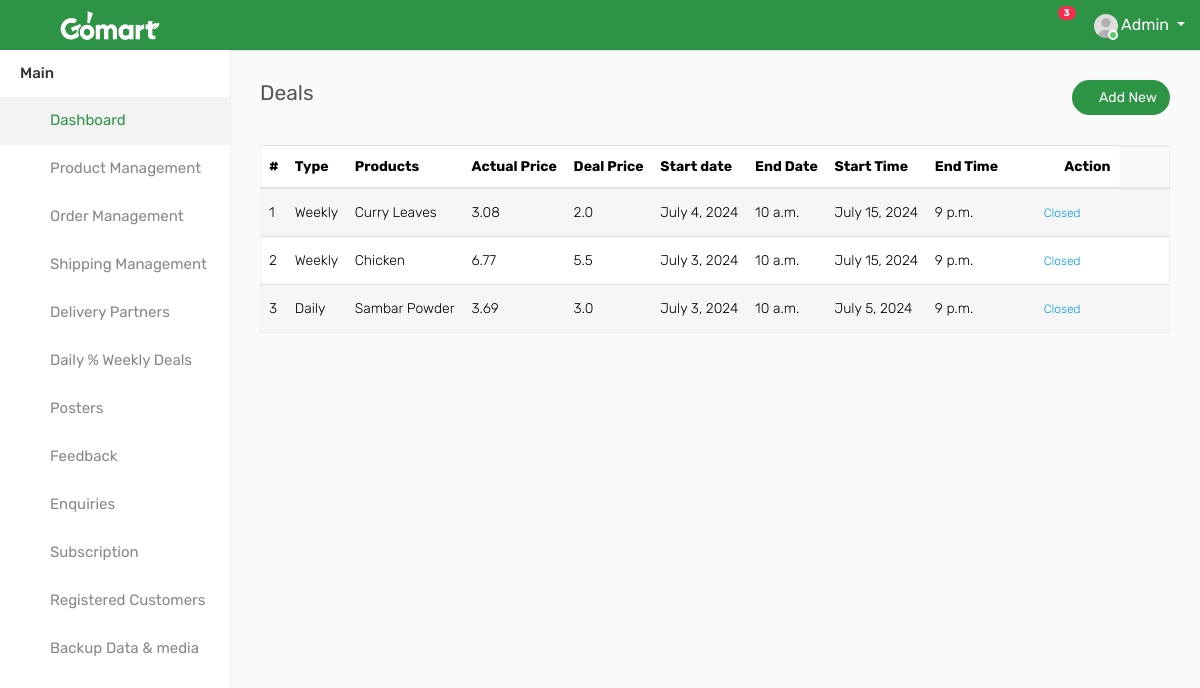
The page /deals/ (signed in) on the database its author committed.
### GoApp/models.py (models this page shows, shortened)
class tbl_Deals(models.Model):
    product=models.ForeignKey(tbl_Product,on_delete=models.CASCADE,null=True)
    deal_price=models.FloatField(null=True)
    deal_type=models.CharField(max_length=100,null=True)
    deal_start_date=models.DateField(null=True)
    deal_end_date = models.DateField(null=True)
    deal_start_time = models.TimeField(null=True)
    deal_end_time = models.TimeField(null=True)
    status=models.CharField(max_length=50,null=True)

class tbl_Product(models.Model):
    name = models.CharField(max_length=255, null=True)
    description = models.TextField(null=True)
    price = models.FloatField(null=True)
    o_price = models.FloatField(null=True)
    country = models.ForeignKey(tbl_Country, on_delete=models.CASCADE, null=True)
    brand = models.ForeignKey(tbl_Brand, on_delete=models.CASCADE, null=True)
    category = models.ForeignKey(tbl_Category, on_delete=models.CASCADE, null=True)
    created_at = models.DateTimeField(auto_now_add=True, null=True)
    updated_at = models.DateTimeField(auto_now=True, null=True)
    status = models.CharField(max_length=100, default='Active', null=True)
    opening_stock = models.PositiveIntegerField(default=0, null=True)
    current_stock = models.PositiveIntegerField(default=0, null=True)
    product_code = models.CharField(max_length=100, unique=True, null=True, blank=True)
    image = models.ImageField(upload_to='media', null=True, blank=True)
    tax_rate = models.CharField(max_length=100, null=True)
    tax_amount = models.FloatField(null=True)
    product_weight = models.CharField(max_length=100, null=True)
    product_measure = models.CharField(max_length=100, null=True)
    gross_total = models.FloatField(null=True)
    best_score = models.IntegerField(null=True, default=1)

### GoApp/views.py (the view)
# urls.py: path("deals/",views.deals,name="deals"),
@never_cache
@login_required(login_url='/Gomart_Admin/')
def deals(request):
    deal = tbl_Deals.objects.all()
    return render(request, "deals.html", {"deal": deal})

### templates/deals.html (shortened to what this page needs)
{% include 'left_nav.html' %}
        <div class="page-wrapper">
            <div class="content">
                <div class="row">
                    <div class="col-sm-5 col-5">
                        <h4 class="page-title">Deals</h4>
                    </div>
                    <div class="col-sm-7 col-7 text-right m-b-30">
                        <a class="btn btn-primary btn-rounded" href="/add_deal"><i class="fa fa-plus"></i> Add New</a>
                    </div>
                </div>
                <div class="row">
                    <div class="col-md-12">
                        <div class="table-responsive">
                            <table class="table table-striped custom-table mb-0 datatable">
                                <thead>
                                    <tr>
                                        <th>#</th>
                                        <th>Type</th>
                                        <th>Products</th>
                                        <th>Actual Price</th>
                                        <th>Deal Price</th>
                                        <th>Start date </th>
                                        <th>End Date</th>
                                        <th>Start Time</th>
                                        <th>End Time</th>
                                        <th class="text-right">Action</th>
                                    </tr>
                                </thead>
                                <tbody>
                                {% for i in deal %}
                                    <tr>
                                        <td>{{forloop.counter}}</td>
                                        <td>{{i.deal_type}}</td>
                                        <td>{{i.product.name}}</td>
                                        <td>{{i.product.gross_total}}</td>
                                        <td>{{i.deal_price}}</td>
                                        <td>{{i.deal_start_date}}</td>
                                        <td>{{i.deal_start_time}}</td>
                                        <td>{{i.deal_end_date}}</td>
                                        <td>{{i.deal_end_time}}</td>
                                        {% if i.status == "Start" %}
										<td><a class="custom-badge status-green" href="/close_deal/{{i.id}}">Close Deal</a></td>
                                        {% else %}
                                        <td><a class="custom-badge status-danger" href="">Closed</a></td>
                                        {% endif %}
                                        <td class="text-right">
                                            <div class="dropdown dropdown-action">
                                                <a aria-expanded="false" class="action-icon dropdown-toggle" data-toggle="dropdown"
                                                   href="#"><i class="fa fa-ellipsis-v"></i></a>
                                            </div>
                                        </td>
                                    </tr>
                        </div>
                        {% endfor %}
                    </div>
                    </div>

### rows shown on the page
tbl_Deals: deal_type "Weekly", product.name "Curry Leaves", product.gross_total "3.08", deal_price "2.0", deal_start_date "July 4, 2024", deal_start_time "10 a.m.", deal_end_date "July 15, 2024", deal_end_time "9 p.m.", status "Closed"
tbl_Deals: deal_type "Weekly", product.name "Chicken", product.gross_total "6.77", deal_price "5.5", deal_start_date "July 3, 2024", deal_start_time "10 a.m.", deal_end_date "July 15, 2024", deal_end_time "9 p.m.", status "Closed"
tbl_Deals: deal_type "Daily", product.name "Sambar Powder", product.gross_total "3.69", deal_price "3.0", deal_start_date "July 3, 2024", deal_start_time "10 a.m.", deal_end_date "July 5, 2024", deal_end_time "9 p.m.", status "Closed"
